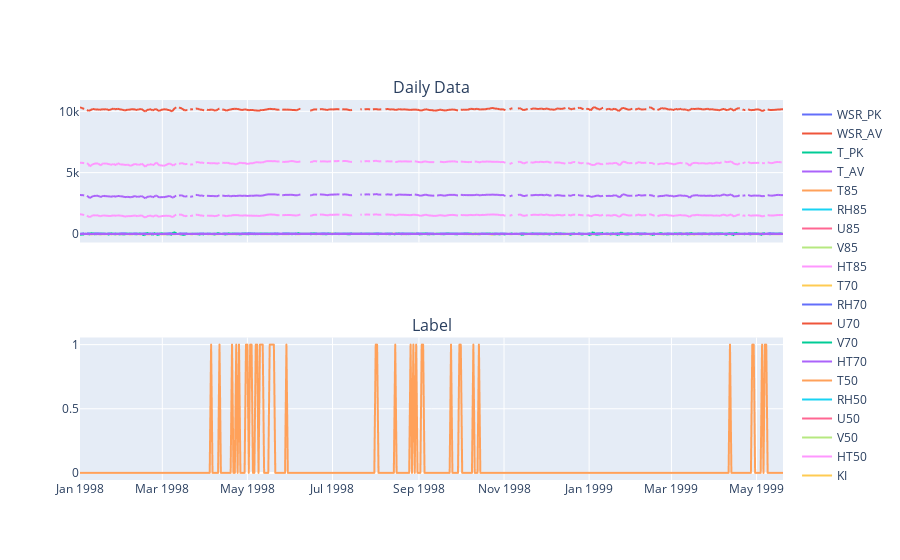

The notebook cell saved with this chart:
### Code cell
import plotly.graph_objects as go
from plotly.subplots import make_subplots

fig = make_subplots(rows=2, cols=1, shared_xaxes=True, subplot_titles=["Daily Data", "Label"])

nb_days = 500

for col in df_daily.columns:
    row_nb = 2 if col == "label" else 1
    fig.add_trace(
        go.Scattergl(
            x=df_daily[:nb_days].index, y=df_daily[col][:nb_days], name=col
        ), row=row_nb, col=1,
    )

fig.show()#renderer="png")

### Figure 1 — Plotly figure (JSON) as saved in the notebook; plotly's stock layout.template omitted (floating-point values rounded to 4 significant figures; data arrays with more than 128 entries replaced by an {"elided": "..."} marker saying what was removed)
{"data": [{"name": "WSR_PK", "type": "scattergl", "x": {"elided": "500 str values"}, "xaxis": "x", "y": {"elided": "500 float values"}, "yaxis": "y"}, {"name": "WSR_AV", "type": "scattergl", "x": {"elided": "500 str values"}, "xaxis": "x", "y": {"elided": "500 float values"}, "yaxis": "y"}, {"name": "T_PK", "type": "scattergl", "x": {"elided": "500 str values"}, "xaxis": "x", "y": {"elided": "500 float values"}, "yaxis": "y"}, {"name": "T_AV", "type": "scattergl", "x": {"elided": "500 str values"}, "xaxis": "x", "y": {"elided": "500 float values"}, "yaxis": "y"}, {"name": "T85", "type": "scattergl", "x": {"elided": "500 str values"}, "xaxis": "x", "y": {"elided": "500 float values"}, "yaxis": "y"}, {"name": "RH85", "type": "scattergl", "x": {"elided": "500 str values"}, "xaxis": "x", "y": {"elided": "500 float values"}, "yaxis": "y"}, {"name": "U85", "type": "scattergl", "x": {"elided": "500 str values"}, "xaxis": "x", "y": {"elided": "500 float values"}, "yaxis": "y"}, {"name": "V85", "type": "scattergl", "x": {"elided": "500 str values"}, "xaxis": "x", "y": {"elided": "500 float values"}, "yaxis": "y"}, {"name": "HT85", "type": "scattergl", "x": {"elided": "500 str values"}, "xaxis": "x", "y": {"elided": "500 float values"}, "yaxis": "y"}, {"name": "T70", "type": "scattergl", "x": {"elided": "500 str values"}, "xaxis": "x", "y": {"elided": "500 float values"}, "yaxis": "y"}, {"name": "RH70", "type": "scattergl", "x": {"elided": "500 str values"}, "xaxis": "x", "y": {"elided": "500 float values"}, "yaxis": "y"}, {"name": "U70", "type": "scattergl", "x": {"elided": "500 str values"}, "xaxis": "x", "y": {"elided": "500 float values"}, "yaxis": "y"}, {"name": "V70", "type": "scattergl", "x": {"elided": "500 str values"}, "xaxis": "x", "y": {"elided": "500 float values"}, "yaxis": "y"}, {"name": "HT70", "type": "scattergl", "x": {"elided": "500 str values"}, "xaxis": "x", "y": {"elided": "500 float values"}, "yaxis": "y"}, {"name": "T50", "type": "scattergl", "x": {"elided": "500 str values"}, "xaxis": "x", "y": {"elided": "500 float values"}, "yaxis": "y"}, {"name": "RH50", "type": "scattergl", "x": {"elided": "500 str values"}, "xaxis": "x", "y": {"elided": "500 float values"}, "yaxis": "y"}, {"name": "U50", "type": "scattergl", "x": {"elided": "500 str values"}, "xaxis": "x", "y": {"elided": "500 float values"}, "yaxis": "y"}, {"name": "V50", "type": "scattergl", "x": {"elided": "500 str values"}, "xaxis": "x", "y": {"elided": "500 float values"}, "yaxis": "y"}, {"name": "HT50", "type": "scattergl", "x": {"elided": "500 str values"}, "xaxis": "x", "y": {"elided": "500 int values"}, "yaxis": "y"}, {"name": "KI", "type": "scattergl", "x": {"elided": "500 str values"}, "xaxis": "x", "y": {"elided": "500 float values"}, "yaxis": "y"}, {"name": "TT", "type": "scattergl", "x": {"elided": "500 str values"}, "xaxis": "x", "y": {"elided": "500 float values"}, "yaxis": "y"}, {"name": "SLP", "type": "scattergl", "x": {"elided": "500 str values"}, "xaxis": "x", "y": {"elided": "500 int values"}, "yaxis": "y"}, {"name": "SLP_", "type": "scattergl", "x": {"elided": "500 str values"}, "xaxis": "x", "y": {"elided": "500 int values"}, "yaxis": "y"}, {"name": "Precp", "type": "scattergl", "x": {"elided": "500 str values"}, "xaxis": "x", "y": {"elided": "500 float values"}, "yaxis": "y"}, {"name": "label", "type": "scattergl", "x": {"elided": "500 str values"}, "xaxis": "x2", "y": {"elided": "500 int values"}, "yaxis": "y2"}], "layout": {"annotations": [{"font": {"size": 16}, "showarrow": false, "text": "Daily Data", "x": 0.5, "xanchor": "center", "xref": "paper", "y": 1, "yanchor": "bottom", "yref": "paper"}, {"font": {"size": 16}, "showarrow": false, "text": "Label", "x": 0.5, "xanchor": "center", "xref": "paper", "y": 0.375, "yanchor": "bottom", "yref": "paper"}], "xaxis": {"anchor": "y", "domain": [0, 1], "matches": "x2", "showticklabels": false}, "xaxis2": {"anchor": "y2", "domain": [0, 1]}, "yaxis": {"anchor": "x", "domain": [0.625, 1]}, "yaxis2": {"anchor": "x2", "domain": [0, 0.375]}}}
